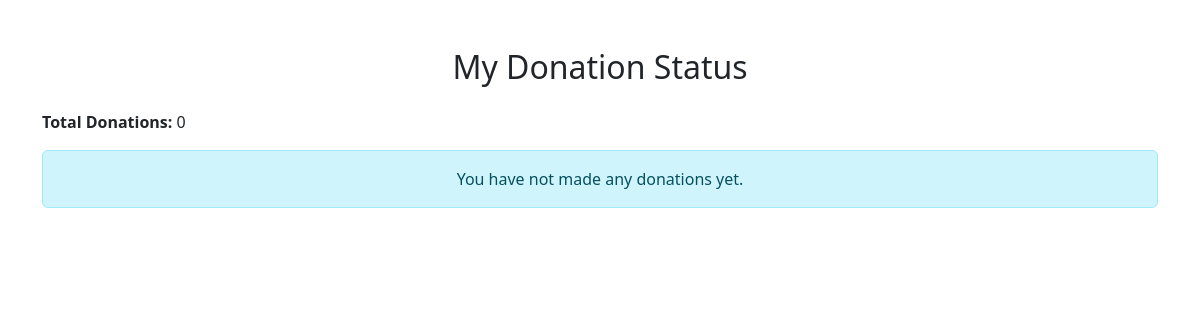
The page /donor/donation-stats/ (signed in) on the database as committed earlier.
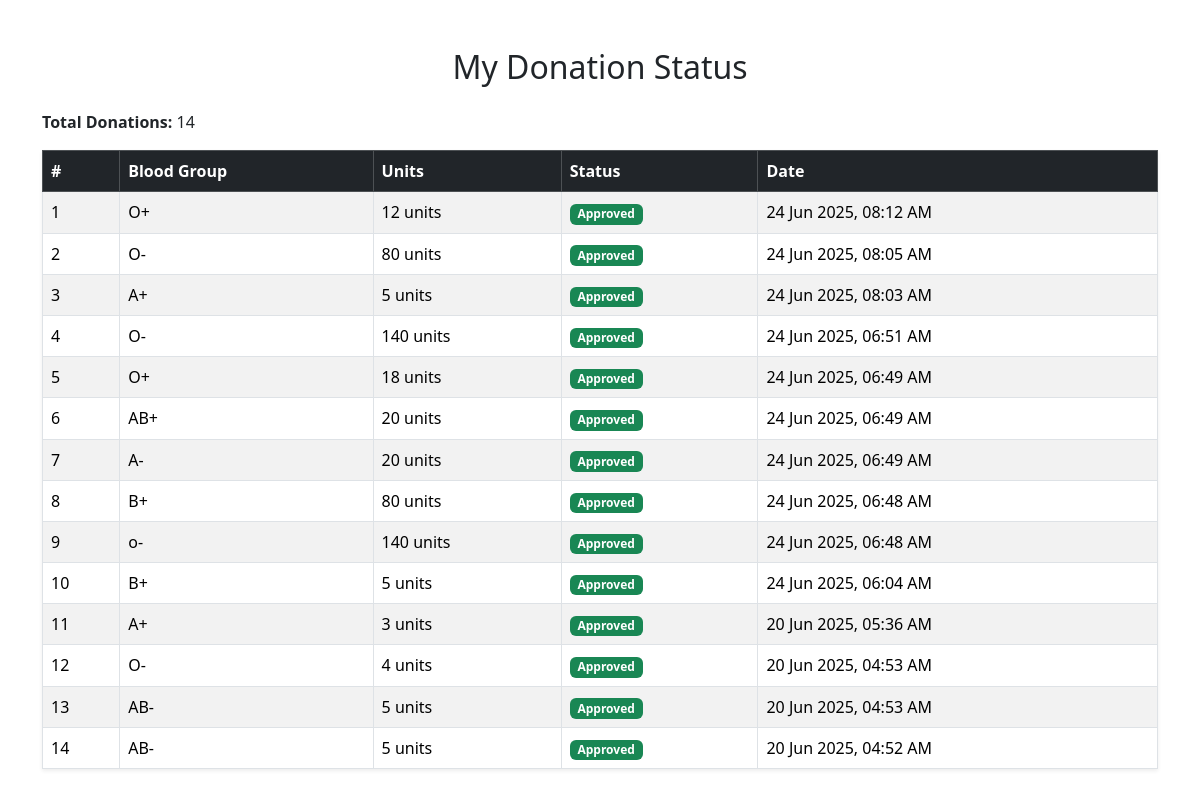
The same page on the database as committed later.
### donor/models.py (models this page shows, shortened)
class Donation(models.Model):
    STATUS_CHOICES = (
        ('Pending', 'Pending'),
        ('Approved', 'Approved'),
        ('Rejected', 'Rejected'),
    )
    donor = models.ForeignKey(User, on_delete=models.CASCADE)
    blood_group = models.CharField(max_length=5, choices=BLOOD_GROUP_CHOICES)  # ✅ ADD choices
    units = models.PositiveIntegerField()
    document = models.FileField(upload_to='donation_files/')
    status = models.CharField(max_length=10, choices=STATUS_CHOICES, default='Pending')
    created_at = models.DateTimeField(auto_now_add=True)

### donor/views.py (the view)
# urls.py: path('donation-stats/', views.donation_stats, name='donation_stats'),
@login_required
def donation_stats(request):
    donations = Donation.objects.filter(donor=request.user).order_by('-created_at')
    total_donations = donations.count()
    return render(request, 'donor/donation_stats.html', {
        'donations': donations,
        'total_donations': total_donations
    })

### templates/donor/donation_stats.html (shortened to what this page needs)
{% load static %}
<!DOCTYPE html>
<html lang="en">
<head>
    <link href="https://cdn.jsdelivr.net/npm/bootstrap@5.3.3/dist/css/bootstrap.min.css" rel="stylesheet">
</head>
<body>
<div class="container mt-5">
    <h2 class="mb-4 text-center">My Donation Status</h2>
    <p><strong>Total Donations:</strong> {{ total_donations }}</p>
    {% if donations %}
        <table class="table table-bordered table-striped shadow-sm">
            <thead class="table-dark">
                <tr>
                    <th>#</th>
                    <th>Blood Group</th>
                    <th>Units</th>
                    <th>Status</th>
                    <th>Date</th>
                </tr>
            </thead>
            <tbody>
                {% for donation in donations %}
                    <tr>
                        <td>{{ forloop.counter }}</td>
                        <td>{{ donation.blood_group }}</td>
                        <td>{{ donation.units }} units</td>
                        <td>
                            {% if donation.status == 'Approved' %}
                                <span class="badge bg-success">{{ donation.status }}</span>
                            {% elif donation.status == 'Rejected' %}
                                <span class="badge bg-danger">{{ donation.status }}</span>
                            {% else %}
                                <span class="badge bg-warning text-dark">{{ donation.status }}</span>
                            {% endif %}
                        </td>
                        <td>{{ donation.created_at|date:"d M Y, h:i A" }}</td>
                    </tr>
                {% endfor %}
            </tbody>
        </table>
    {% else %}
        <div class="alert alert-info text-center">You have not made any donations yet.</div>
    {% endif %}
</div>
</body>
</html>

Rows that differ between the two databases and show on the page:
added Donation: blood_group "O+", units "12", status "Approved", created_at "24 Jun 2025, 08:12 AM"
added Donation: blood_group "O-", units "80", status "Approved", created_at "24 Jun 2025, 08:05 AM"
added Donation: blood_group "A+", units "5", status "Approved", created_at "24 Jun 2025, 08:03 AM"
added Donation: blood_group "O-", units "140", status "Approved", created_at "24 Jun 2025, 06:51 AM"
added Donation: blood_group "O+", units "18", status "Approved", created_at "24 Jun 2025, 06:49 AM"
added Donation: blood_group "AB+", units "20", status "Approved", created_at "24 Jun 2025, 06:49 AM"
added Donation: blood_group "A-", units "20", status "Approved", created_at "24 Jun 2025, 06:49 AM"
added Donation: blood_group "B+", units "80", status "Approved", created_at "24 Jun 2025, 06:48 AM"
added Donation: blood_group "o-", units "140", status "Approved", created_at "24 Jun 2025, 06:48 AM"
added Donation: blood_group "B+", units "5", status "Approved", created_at "24 Jun 2025, 06:04 AM"
added Donation: blood_group "A+", units "3", status "Approved", created_at "20 Jun 2025, 05:36 AM"
added Donation: blood_group "O-", units "4", status "Approved", created_at "20 Jun 2025, 04:53 AM"
added Donation: blood_group "AB-", units "5", status "Approved", created_at "20 Jun 2025, 04:53 AM"
added Donation: blood_group "AB-", units "5", status "Approved", created_at "20 Jun 2025, 04:52 AM"
Other text that changed with them:
{{ total_donations }}: "0" → "14"
text no longer shown: "You have not made any donations yet."
text now shown: "# Blood Group Units Status Date"
